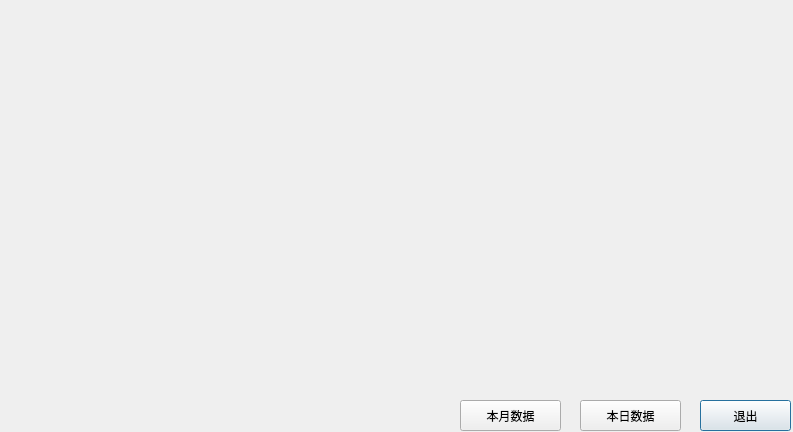
<?xml version="1.0" encoding="UTF-8"?>
<ui version="4.0">
 <class>newDlg</class>
 <widget class="QDialog" name="newDlg">
  <property name="geometry">
   <rect>
    <x>0</x>
    <y>0</y>
    <width>793</width>
    <height>432</height>
   </rect>
  </property>
  <property name="windowTitle">
   <string>Dialog</string>
  </property>
  <widget class="QPushButton" name="pushButton">
   <property name="geometry">
    <rect>
     <x>700</x>
     <y>400</y>
     <width>91</width>
     <height>31</height>
    </rect>
   </property>
   <property name="text">
    <string>退出</string>
   </property>
  </widget>
  <widget class="QPushButton" name="Daydate">
   <property name="geometry">
    <rect>
     <x>580</x>
     <y>400</y>
     <width>101</width>
     <height>31</height>
    </rect>
   </property>
   <property name="text">
    <string>本日数据</string>
   </property>
  </widget>
  <widget class="QPushButton" name="Mouthdate">
   <property name="geometry">
    <rect>
     <x>460</x>
     <y>400</y>
     <width>101</width>
     <height>31</height>
    </rect>
   </property>
   <property name="text">
    <string>本月数据</string>
   </property>
  </widget>
 </widget>
 <resources/>
 <connections/>
</ui>
